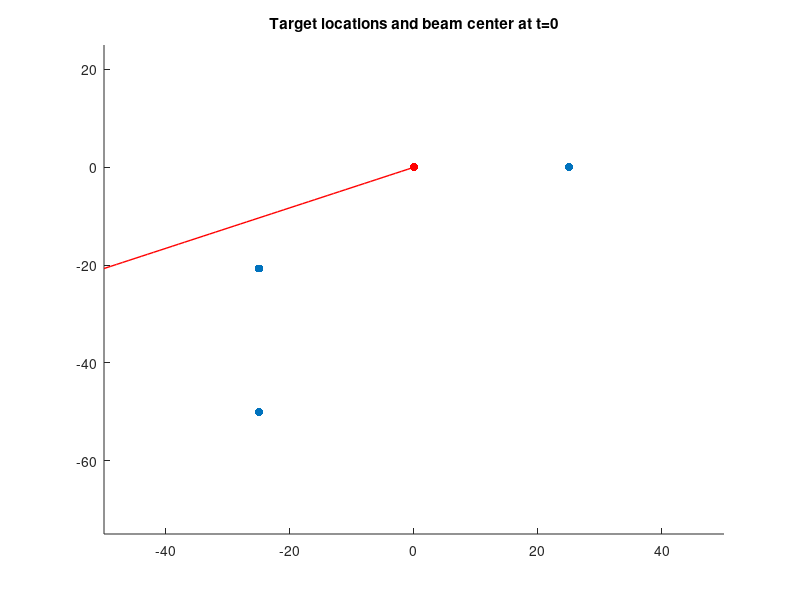
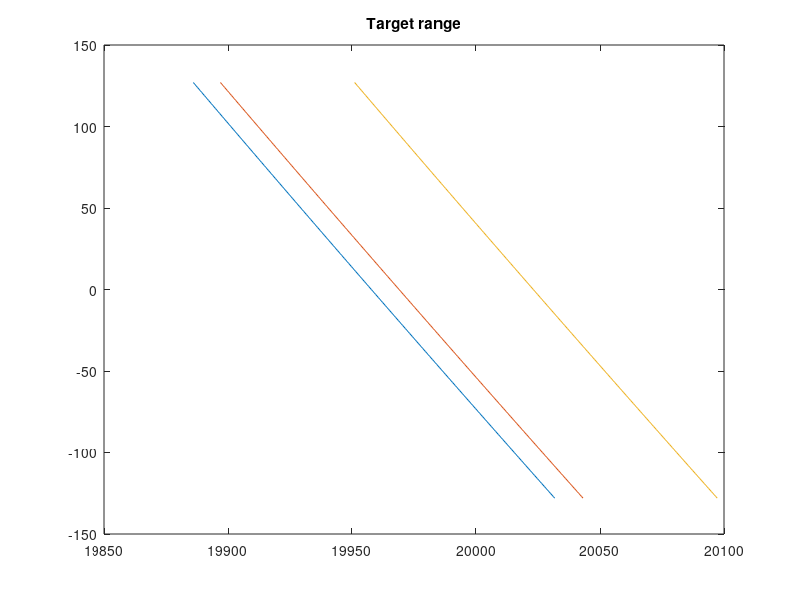
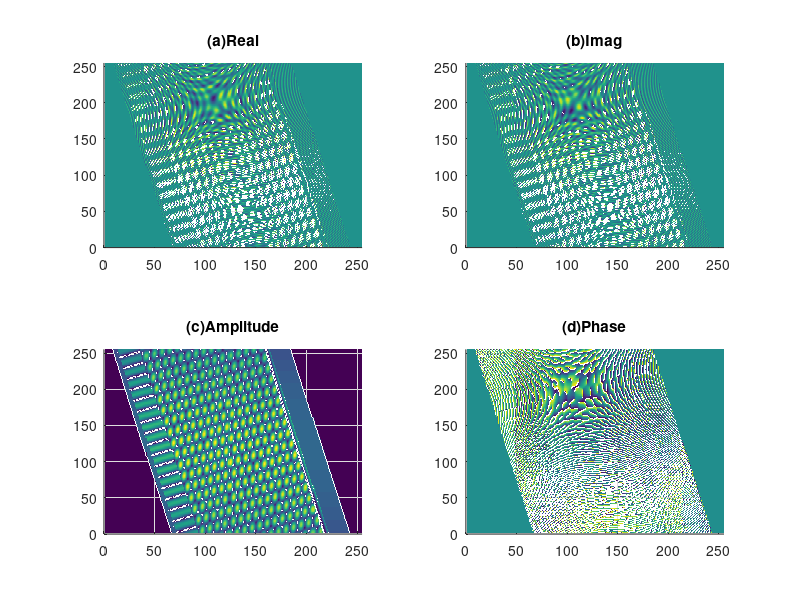
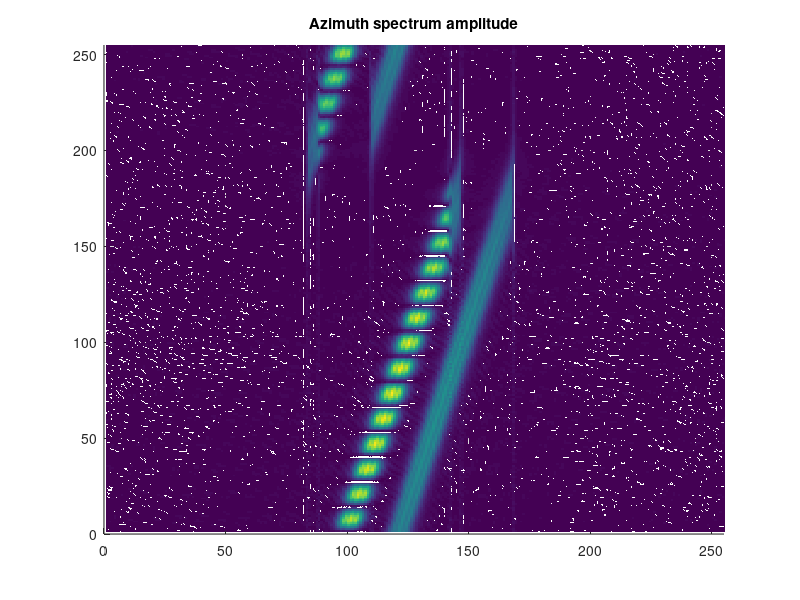

Write the MATLAB code that produced these figures, in order.
clear;
c = 3e8;            % Speed of light
Rc = 20000;         % Range of image center
V = 150;            % Speed of radar
Tr = 2.5e-6;        % Pulse width
Kr = 20e12;         % Frequency modulation rate of LFM signal
f0 = 5.3e9;         % Center frequency
Fr = 60e6;          % Range sampling frequency
Fa = 100;           % Azimuth sampling frequency
Nr = 256;           % Range sampled points
Na = 256;           % Azimuth sampled points
Theta = 22.5 * pi/180;  % Squint angle
FNBW = 1/16;        % First null beam width, only affects azimuth signal envelope
%% Target generatoin
r_target = [-25, -25, 25];                  % Range coordinates of targets
a_target = [-50, -50 * tan(Theta), 0];      % Azimuth coordinates of targets

d0_target = r_target * tan(Theta) - a_target;   % Azimuth distance from targets to beam center at t=0

figure; scatter(r_target, a_target, 'filled');
xlim([-50, 50]); ylim([-75, 25]);
x = -50:0; y = x * tan(Theta);
title('Target locations and beam center at t=0');
hold on;
scatter(0, 0, 'r', 'filled');
plot(x, y, 'Color', 'red', 'LineWidth', 1);
%% Reflected radar signal generation
ta = 1/Fa * ((0:Na-1) - Na/2);              % Azimuth sampling times
R0 = Rc * cos(Theta);                       % Minimum range of image center

% Range of targets (row: azimuth time, column: target)
R = sqrt((Rc * sin(Theta) + a_target - V * ta').^2 + (R0 + r_target).^2);
d = d0_target + V * ta';

figure; plot(R, (0:Na-1) - Na/2);
title('Target range');

tr = 1/Fr * ((0:Nr-1) - Nr/2);              % Range sampling times
tr_real = tr + 2*Rc/c;                      % Actual time delay at sampling times
R = reshape(R, 256, 1, numel(r_target));    % Use dim3 to indicate targets, row: azimuth time
t_s = tr_real - R .* 2 ./ c;                % Time of reflected signals, row: azimuth time，column: range time

p_delay = exp(-1i * 4*pi * f0 * R ./ c);    % Phase produced by reflected signal delays
p_chirp = exp(1i * pi * Kr * (t_s).^2);     % Phase of LFM signal
wr = double(abs(t_s) <= Tr/2);              % Range Signal envelope
wa = sinc(2/FNBW * (reshape(d, 256, 1, numel(r_target)) * cos(Theta) ./ R)).^2;   % Azimuth signal envelope
s = sum(wa .* wr .* p_chirp .* p_delay, 3); % Received signal, summed to all targets

figure;
subplot(2, 2, 1); surf(real(s), 'EdgeColor', 'none');
view(2); xlim([0,255]); ylim([0,255]); title('(a)Real');
subplot(2, 2, 2); surf(imag(s), 'EdgeColor', 'none');
view(2); xlim([0,255]); ylim([0,255]); title('(b)Imag');
subplot(2, 2, 3); surf(abs(s), 'EdgeColor', 'none');
view(2); xlim([0,255]); ylim([0,255]); title('(c)Amplitude');
subplot(2, 2, 4); surf(angle(s), 'EdgeColor', 'none');
view(2); xlim([0,255]); ylim([0,255]); title('(d)Phase');
%% Pulse compression
fr = Fr/Nr * ((0:Nr-1) - Nr/2);             % Range frequencies
% Range matched filter
Hr = exp(1i * pi / Kr * fr.^2);
Hr = ifftshift(Hr .* (abs(fr) <= Kr * Tr /2));  % Shift zero frequency to left end

wk = kaiser(sum(abs(fr) <= Kr * Tr /2), 2.5);
[~, i] = max(abs(fr) <= Kr * Tr /2);
wk = [zeros(1, i-1), wk'];
wk = [wk, zeros(1, Nr - numel(wk))];        % Kaiser window with length equal to bandwidth
Hr = Hr .* ifftshift(wk);

S = fft(s, Nr, 2);
s_c = ifft(Hr .* S, Nr, 2);                 % Range matched filtering

figure;
surf(abs(s_c), 'EdgeColor', 'none');
view(2); xlim([0,255]); ylim([0,255]); title('Signal amplitude after pulse compression');
%% Direct azimuth matched filtering
fa = Fa/Na * ((0:Na-1) - Na/2);             % Azimuth frequencies
fc = 2 * f0 * V * sin(Theta) / c;           % Doppler center frequency
fa = round((fc - fa) / Fa) * Fa + fa;       % Shift azimuth frequency from [-Fa/2, Fa/2] to [fc-Fa/2, fc+Fa/2]
R0_r = (Rc + c * tr / 2) * cos(Theta);      % Minimum range of sampling points
D = sqrt(1 - (c * fa / 2 / f0 / V).^2);
% Ka = 2 * V.^2 * f0 / c / R0;              % Azimuth frequency modulation rate
% Ha = exp(-1i * pi / Ka * fa.^2).';        % Approximate azimuth matched filter
Ha = exp(1i * 4*pi * f0 / c * R0_r .* D.'); % Accurate azimuth matched filter, column: R0
Ha = ifftshift(Ha, 1);                      % Shift zero frequency to left end

S_c = fft(s_c, Na);
surf(abs(S_c), 'EdgeColor', 'none');
view(2); xlim([0,255]); ylim([0,255]); title('Azimuth spectrum amplitude');

s_i = ifft(Ha .* S_c, Na);                  % Azimuth matched filtering without RCMC
figure;
surf(abs(s_i), 'EdgeColor', 'none');
view(2); xlim([0, 255]); ylim([0, 255]); title('Signal amplitude after azimuth matched filtering');
%% Secondary range compression, range cell migration calibration and azimuth matched filtering
tc = 2/c * (R0_r ./ D.' - R0_r);            % Accurate Range cell migration delay
% tc = R0_r * c .* (fa').^2 / (4 * (f0 * V)^2);     % Approximate Range cell migration delay
tc = tc - 2/c * (Rc - R0);                  % Subtract time delay induced by squint angle

% Frequency modulation rate of secondary range compression, row: azimuth frequency, column: R0
K_src = 2 * V^2 * f0^3 * (D.').^3 ./ (c * R0_r .* (fa.').^2);

S_c = fftshift(S_c, 1);                     % Shift to actual frequency
S_cc = zeros(Na, Nr);                       % Used to store calibrated signal
for i = 1:Na
    n_c = Fr * (tr + tc(i, :));             % Interpolate with sinc(Fr*t), y(t)=sum(x(n)sinc(Fr*t-n))
    M = sinc(n_c - ((0:Nr-1) - Nr/2)');     % Interpolation matrix
    
    % SRC filter, column: R0, because required filter changes with R0
    H_src = exp(-1i * pi * (fr').^2 ./ K_src(i, :));
    H_src = ifftshift(H_src, 1);            % Shift zero frequency to left end
    
    S_cf = fft(S_c(i, :));                  % Range spectrum at i-th azimuth frequency
    % Filter the range spectrum using filter corresponding to j-th sampling time,
    % use diag() to extract filtered signal at j-th sampling time
    S_src = diag(ifft((S_cf.') .* H_src)).';
    
    S_cc(i, :) = S_src * M;                 % Store filtered signal into i-th row
end
S_c = ifftshift(S_c, 1);

surf(abs(S_cc), 'EdgeColor', 'none');
view(2); xlim([0,255]); ylim([0,255]); title('Spectrum amplitude after SRC and RCMC');

S_cc = ifftshift(S_cc, 1);
s_ic = ifft(Ha .* S_cc, Na);                 % Azimuth matched filtering after RCMC
figure;
surf(abs(s_ic), 'EdgeColor', 'none');
view(2); xlim([0, 255]); ylim([0, 255]); title('Signal amplitude after azimuth filtering with SRC and RCMC');